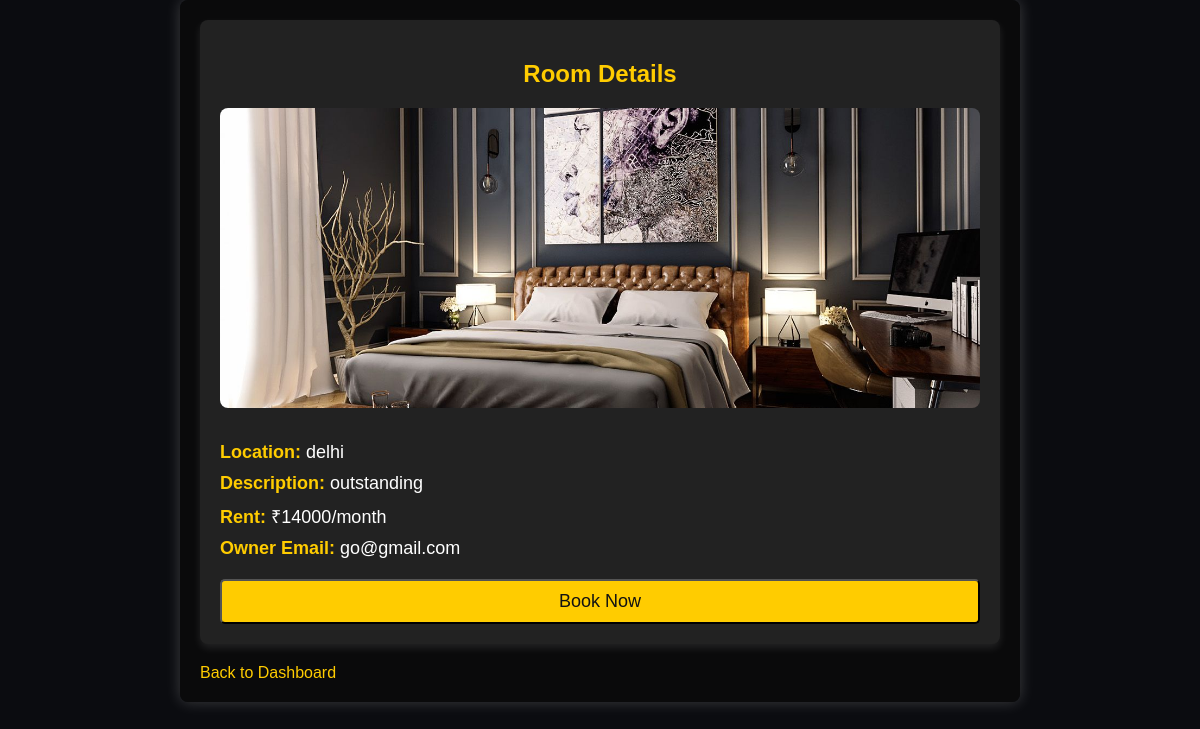
Screenshot of /room_detail/18 with the database file from the repository.
### tables this page shows
CREATE TABLE rooms (
        room_id INTEGER PRIMARY KEY AUTOINCREMENT,
        owner_email TEXT NOT NULL,
        location TEXT NOT NULL,
        description TEXT,
        rent INTEGER NOT NULL,
        room_image TEXT
    );

### app.py (the view)
@app.route('/room_detail/<int:room_id>')
def room_detail(room_id):
    conn = sqlite3.connect('Rental_Database.db')
    curr = conn.cursor()
    curr.execute("SELECT * FROM rooms WHERE room_id = ?", (room_id,))
    room = curr.fetchone()
    conn.close()
    if room is None:
        return "Room not found", 404
    return render_template('room_detail.html', room=room)

### templates/room_detail.html (shortened to what this page needs)
<!DOCTYPE html>
<html lang="en">
<head>
    <link rel="stylesheet" href="{{ url_for('static', filename='room_detail.css') }}">
</head>
<body>
    <div class="container">
        <div class="room-detail-card">
            <h2>Room Details</h2>
            <div class="room-image">
                {% if room[5] %}
                    <img src="{{ url_for('static', filename='uploads/' + room[5].split('/')[-1]) }}" alt="Room Image">
                {% else %}
                    <p>No image available</p>
                {% endif %}
            </div>
            <div class="room-info">
                <p><strong>Location:</strong> {{ room[2] }}</p>
                <p><strong>Description:</strong> {{ room[3] }}</p>
                <p><strong>Rent:</strong> ₹{{ room[4] }}/month</p>
                <p><strong>Owner Email:</strong> {{ room[1] }}</p>
            </div>
            {% if not booking_status %}
                <form action="{{ url_for('book_room', room_id=room[0]) }}" method="POST">
                    <button type="submit" class="book-btn">Book Now</button>
                </form>
            {% endif %}
        </div>
        <a href="{{ url_for('renter_dashboard') }}" class="back-btn">Back to Dashboard</a>
    </div>
</body>
</html>

### static/room_detail.css (style rules this page uses)
body { font-family: Arial, sans-serif; background: #0b0c10; color: #fff; margin: 0; padding: 0; }
.container { padding: 20px; max-width: 800px; margin: 0 auto; background: rgba(10, 10, 10, 0.8); border-radius: 8px; box-shadow: 0 0 15px rgba(255, 255, 255, 0.2); }
.room-detail-card { padding: 20px; background-color: #222; border-radius: 8px; box-shadow: 0 4px 8px rgba(255, 255, 255, 0.1); }
h2 { text-align: center; color: #ffcc00; margin-bottom: 20px; }
.room-image img { width: 100%; height: auto; max-height: 300px; object-fit: cover; border-radius: 8px; margin-bottom: 20px; }
.room-info p { font-size: 18px; margin: 10px 0; }
.room-info strong { color: #ffcc00; }
.book-btn { background-color: #ffcc00; color: #121212; padding: 10px 20px; border-radius: 5px; font-size: 18px; text-decoration: none; margin-top: 20px; display: block; width: 100%; text-align: center; transition: background-color 0.3s; }
.back-btn { display: inline-block; color: #ffcc00; text-decoration: none; margin-top: 20px; text-align: center; font-size: 16px; }

### rows the page displays
rooms: room_image (picture), location "delhi", description "outstanding", rent "14000", owner_email "go@gmail.com"
